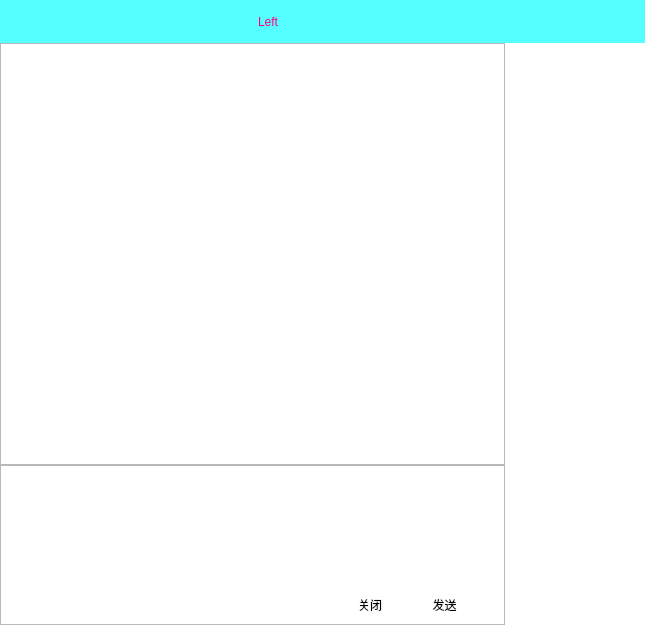
<?xml version="1.0" encoding="UTF-8"?>
<ui version="4.0">
 <class>chatwindows</class>
 <widget class="QWidget" name="chatwindows">
  <property name="geometry">
   <rect>
    <x>0</x>
    <y>0</y>
    <width>645</width>
    <height>625</height>
   </rect>
  </property>
  <property name="minimumSize">
   <size>
    <width>645</width>
    <height>625</height>
   </size>
  </property>
  <property name="maximumSize">
   <size>
    <width>645</width>
    <height>625</height>
   </size>
  </property>
  <property name="windowTitle">
   <string>Form</string>
  </property>
  <property name="styleSheet">
   <string notr="true">QPushButton{
    border:none;
}

QPushButton#btnclose1:hover{
	background-color: rgb(0, 141, 212);
	color: rgb(85, 255, 255);
}
QPushButton#btnsend:hover{
	background-color: rgb(0, 141, 212);
	color: rgb(85, 255, 255);
}

QPushButton#btnmin1:hover
{
    /*背景颜色*/  
    background-color:rgba(190, 190 , 190,200);
}
QPushButton#btnclose2:hover
{
    /*背景颜色*/  
    background-color:rgb(255, 84, 57);
}
</string>
  </property>
  <layout class="QGridLayout" name="gridLayout_2">
   <property name="leftMargin">
    <number>0</number>
   </property>
   <property name="topMargin">
    <number>0</number>
   </property>
   <property name="rightMargin">
    <number>0</number>
   </property>
   <property name="bottomMargin">
    <number>0</number>
   </property>
   <property name="spacing">
    <number>0</number>
   </property>
   <item row="2" column="0">
    <widget class="QWidget" name="widget_2" native="true">
     <property name="minimumSize">
      <size>
       <width>0</width>
       <height>160</height>
      </size>
     </property>
     <property name="maximumSize">
      <size>
       <width>16777215</width>
       <height>160</height>
      </size>
     </property>
     <layout class="QGridLayout" name="gridLayout">
      <property name="leftMargin">
       <number>0</number>
      </property>
      <property name="topMargin">
       <number>0</number>
      </property>
      <property name="rightMargin">
       <number>0</number>
      </property>
      <property name="bottomMargin">
       <number>0</number>
      </property>
      <property name="spacing">
       <number>0</number>
      </property>
      <item row="1" column="0">
       <widget class="QTextEdit" name="textEdit">
        <property name="minimumSize">
         <size>
          <width>0</width>
          <height>160</height>
         </size>
        </property>
        <property name="maximumSize">
         <size>
          <width>16777215</width>
          <height>160</height>
         </size>
        </property>
        <property name="html">
         <string>&lt;!DOCTYPE HTML PUBLIC &quot;-//W3C//DTD HTML 4.0//EN&quot; &quot;http://www.w3.org/TR/REC-html40/strict.dtd&quot;&gt;
&lt;html&gt;&lt;head&gt;&lt;meta name=&quot;qrichtext&quot; content=&quot;1&quot; /&gt;&lt;meta charset=&quot;utf-8&quot; /&gt;&lt;style type=&quot;text/css&quot;&gt;
p, li { white-space: pre-wrap; }
hr { height: 1px; border-width: 0; }
li.unchecked::marker { content: &quot;\2610&quot;; }
li.checked::marker { content: &quot;\2612&quot;; }
&lt;/style&gt;&lt;/head&gt;&lt;body style=&quot; font-family:'Microsoft YaHei UI'; font-size:9pt; font-weight:400; font-style:normal;&quot;&gt;
&lt;p style=&quot;-qt-paragraph-type:empty; margin-top:0px; margin-bottom:0px; margin-left:0px; margin-right:0px; -qt-block-indent:0; text-indent:0px;&quot;&gt;&lt;br /&gt;&lt;/p&gt;&lt;/body&gt;&lt;/html&gt;</string>
        </property>
       </widget>
      </item>
      <item row="2" column="0">
       <widget class="QWidget" name="widget_4" native="true">
        <property name="minimumSize">
         <size>
          <width>0</width>
          <height>35</height>
         </size>
        </property>
        <widget class="QWidget" name="">
         <property name="geometry">
          <rect>
           <x>340</x>
           <y>0</y>
           <width>144</width>
           <height>31</height>
          </rect>
         </property>
         <layout class="QHBoxLayout" name="horizontalLayout">
          <property name="spacing">
           <number>7</number>
          </property>
          <item>
           <widget class="QPushButton" name="btnclose1">
            <property name="minimumSize">
             <size>
              <width>60</width>
              <height>0</height>
             </size>
            </property>
            <property name="maximumSize">
             <size>
              <width>30</width>
              <height>30</height>
             </size>
            </property>
            <property name="styleSheet">
             <string notr="true">

</string>
            </property>
            <property name="text">
             <string>关闭</string>
            </property>
           </widget>
          </item>
          <item>
           <widget class="QPushButton" name="btnsend">
            <property name="minimumSize">
             <size>
              <width>75</width>
              <height>0</height>
             </size>
            </property>
            <property name="maximumSize">
             <size>
              <width>30</width>
              <height>30</height>
             </size>
            </property>
            <property name="styleSheet">
             <string notr="true">





</string>
            </property>
            <property name="text">
             <string>发送</string>
            </property>
           </widget>
          </item>
         </layout>
        </widget>
       </widget>
      </item>
     </layout>
    </widget>
   </item>
   <item row="0" column="0" colspan="2">
    <widget class="QWidget" name="widget" native="true">
     <property name="minimumSize">
      <size>
       <width>0</width>
       <height>40</height>
      </size>
     </property>
     <property name="styleSheet">
      <string notr="true">background-color: rgb(85, 255, 255);</string>
     </property>
     <layout class="QHBoxLayout" name="horizontalLayout_4">
      <item>
       <layout class="QHBoxLayout" name="horizontalLayout_3">
        <item>
         <spacer name="horizontalSpacer">
          <property name="orientation">
           <enum>Qt::Horizontal</enum>
          </property>
          <property name="sizeHint" stdset="0">
           <size>
            <width>40</width>
            <height>20</height>
           </size>
          </property>
         </spacer>
        </item>
        <item>
         <widget class="QLabel" name="label">
          <property name="styleSheet">
           <string notr="true">font: 9pt &quot;微软雅黑&quot;;
color: rgb(255, 0, 127);</string>
          </property>
          <property name="text">
           <string>Left</string>
          </property>
         </widget>
        </item>
        <item>
         <spacer name="horizontalSpacer_2">
          <property name="orientation">
           <enum>Qt::Horizontal</enum>
          </property>
          <property name="sizeHint" stdset="0">
           <size>
            <width>40</width>
            <height>20</height>
           </size>
          </property>
         </spacer>
        </item>
       </layout>
      </item>
      <item>
       <layout class="QHBoxLayout" name="horizontalLayout_2">
        <property name="spacing">
         <number>1</number>
        </property>
        <item>
         <widget class="QPushButton" name="btntar">
          <property name="minimumSize">
           <size>
            <width>25</width>
            <height>25</height>
           </size>
          </property>
          <property name="maximumSize">
           <size>
            <width>25</width>
            <height>25</height>
           </size>
          </property>
          <property name="styleSheet">
           <string notr="true">image: url(:/imgs/pull.png);
border:none;</string>
          </property>
          <property name="text">
           <string/>
          </property>
         </widget>
        </item>
        <item>
         <widget class="QPushButton" name="btnmin1">
          <property name="minimumSize">
           <size>
            <width>25</width>
            <height>25</height>
           </size>
          </property>
          <property name="maximumSize">
           <size>
            <width>25</width>
            <height>25</height>
           </size>
          </property>
          <property name="styleSheet">
           <string notr="true">image: url(:/imgs/min.png);
border:none;</string>
          </property>
          <property name="text">
           <string/>
          </property>
         </widget>
        </item>
        <item>
         <widget class="QPushButton" name="btnmax">
          <property name="minimumSize">
           <size>
            <width>25</width>
            <height>25</height>
           </size>
          </property>
          <property name="maximumSize">
           <size>
            <width>25</width>
            <height>25</height>
           </size>
          </property>
          <property name="styleSheet">
           <string notr="true">image: url(:/imgs/max.png);
border:none;</string>
          </property>
          <property name="text">
           <string/>
          </property>
         </widget>
        </item>
        <item>
         <widget class="QPushButton" name="btnclose2">
          <property name="minimumSize">
           <size>
            <width>25</width>
            <height>25</height>
           </size>
          </property>
          <property name="maximumSize">
           <size>
            <width>25</width>
            <height>25</height>
           </size>
          </property>
          <property name="styleSheet">
           <string notr="true"/>
          </property>
          <property name="text">
           <string/>
          </property>
         </widget>
        </item>
       </layout>
      </item>
     </layout>
    </widget>
   </item>
   <item row="1" column="1" rowspan="2">
    <widget class="QWidget" name="widget_3" native="true">
     <property name="minimumSize">
      <size>
       <width>140</width>
       <height>0</height>
      </size>
     </property>
     <property name="maximumSize">
      <size>
       <width>140</width>
       <height>16777215</height>
      </size>
     </property>
     <property name="styleSheet">
      <string notr="true">background-color: rgb(255, 255, 255);
image: url(:/imgs/qqxiu.jpg);</string>
     </property>
    </widget>
   </item>
   <item row="1" column="0">
    <widget class="QTextBrowser" name="textBrowser">
     <property name="html">
      <string>&lt;!DOCTYPE HTML PUBLIC &quot;-//W3C//DTD HTML 4.0//EN&quot; &quot;http://www.w3.org/TR/REC-html40/strict.dtd&quot;&gt;
&lt;html&gt;&lt;head&gt;&lt;meta name=&quot;qrichtext&quot; content=&quot;1&quot; /&gt;&lt;meta charset=&quot;utf-8&quot; /&gt;&lt;style type=&quot;text/css&quot;&gt;
p, li { white-space: pre-wrap; }
hr { height: 1px; border-width: 0; }
li.unchecked::marker { content: &quot;\2610&quot;; }
li.checked::marker { content: &quot;\2612&quot;; }
&lt;/style&gt;&lt;/head&gt;&lt;body style=&quot; font-family:'Microsoft YaHei UI'; font-size:9pt; font-weight:400; font-style:normal;&quot;&gt;
&lt;p style=&quot;-qt-paragraph-type:empty; margin-top:0px; margin-bottom:0px; margin-left:0px; margin-right:0px; -qt-block-indent:0; text-indent:0px;&quot;&gt;&lt;br /&gt;&lt;/p&gt;&lt;/body&gt;&lt;/html&gt;</string>
     </property>
    </widget>
   </item>
  </layout>
 </widget>
 <resources/>
 <connections/>
</ui>
